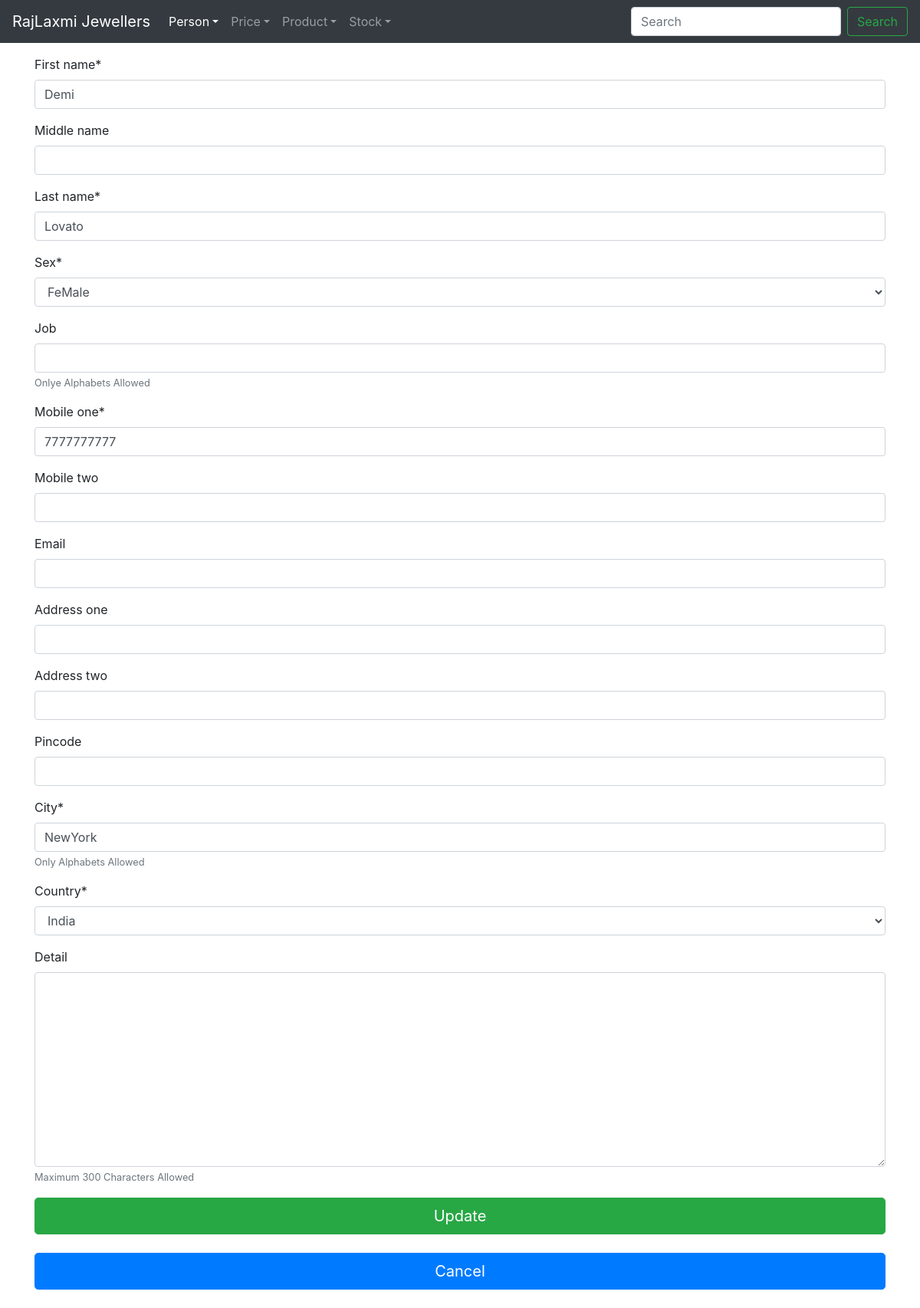
Screenshot of /update/6/ with the database file from the repository.
### person/models.py (models this page shows, shortened)
class Person(models.Model):
	mobile = RegexValidator(regex="^[1-9]\d{9}$",
							message="Only 10 Digit Mobile Number Allowed")
	pin = RegexValidator(regex="^[1-9]\d{5}$",
							 message="Enter Valid Six Digit PinCode")
	alphabets_only = RegexValidator(regex="^[a-zA-Z]*$",
									message="Only Alphabets Allowed")
	SEX = [("F", "FeMale"), ("M", "Male"), ]
	COUNTRY = [("IND", "India"),
			   ("USA", "United States of America"),
			   ("CAN", "Canada"),
			   ("CHN", "China"),
			   ("ARE", "United Arab Emirates"), ]
	first_name = models.CharField(max_length=50,
								  validators=[alphabets_only])
	middle_name = models.CharField(max_length=50,
								   blank=True,
								   null=True,
								   validators=[alphabets_only])
	last_name = models.CharField(max_length=50,
								 validators=[alphabets_only])
	sex = models.CharField(max_length=1, choices=SEX)
	job = models.CharField(max_length=30,
						   blank=True,
						   null=True,
						   validators=[alphabets_only],
						   help_text="Onlye Alphabets Allowed")
	mobile_one = models.CharField(max_length=10,
								  validators=[mobile])
	mobile_two = models.CharField(max_length=10,
								  blank=True,
								  null=True,
								  validators=[mobile])
	email = models.EmailField(blank=True, null=True)
	address_one = models.CharField(max_length=100,
								   blank=True,
								   null=True, )
	address_two = models.CharField(max_length=100,
								   blank=True,
								   null=True, )
	city = models.CharField(max_length=50,
							validators=[alphabets_only],
							help_text="Only Alphabets Allowed")
	pincode = models.CharField(max_length=6,
							   blank=True,
							   null=True,
							   validators=[pin])
	country = models.CharField(max_length=3,
							   choices=COUNTRY,
							   default="IND", )
	detail = models.TextField(max_length=300,
							  blank=True,
							  null=True,
							  validators=[MaxLengthValidator(limit_value=300)],
							  help_text="Maximum 300 Characters Allowed")
	date_added = models.DateTimeField(auto_now_add=True)
	"""
	def __str__(self):
		return f"{self.first_name} {self.last_name}"
	"""

### person/views.py (the view)
# urls.py: path("update/<int:pk>/", UpdatePersonView.as_view(), name="person-update"),
class UpdatePersonView(UpdateView):
	model = Person
	fields = ["first_name", "middle_name", "last_name", "sex", "job",
			  "mobile_one","mobile_two", "email", "address_one", "address_two",
			  "pincode", "city", "country", "detail", ]

### person/templates/person/person_form.html (shortened to what this page needs)
{% extends "base.html" %}
{% load static %}
{% load crispy_forms_tags %}
{% block content %}
	<form method="POST">
		{{ form|crispy }}
		{% if path == person_create %}
			<input class="btn btn-success btn-lg btn-block" type="submit" value="Create" />
		{% elif path == person_update %}
			<input class="btn btn-success btn-lg btn-block" type="submit" value="Update" />
		{% endif %}
	</form>
	<br />
	{% if path == person_create %}
		<a class="btn btn-primary btn-lg btn-block" href="{% url 'person-list' %}">Cancel</a>
	{% elif path == person_update %}
		<a class="btn btn-primary btn-lg btn-block" href="{% url 'person-detail' object.id %}">Cancel</a>
	{% endif %}
	<br />
{% endblock content %}

### rows the page displays
Person: first_name "Demi", last_name "Lovato", sex "FeMale", mobile_one "7777777777", city "NewYork", country "India"
